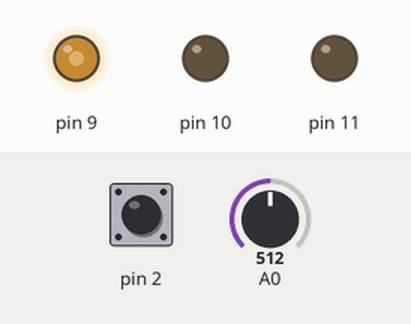
A sketch run on a simulated Arduino Uno, built with avr-gcc and run on an emulated ATmega328P. Parts: output pins drawn as LEDs (lit = HIGH). The test bench sets the inputs (shaded band); at power-on: A0 = 512, pin 2 HIGH. What the sketch prints to the serial monitor is not drawn.

Above: at 1.2 s.
1.3 s: A0 set to 716
At 1.6 s:
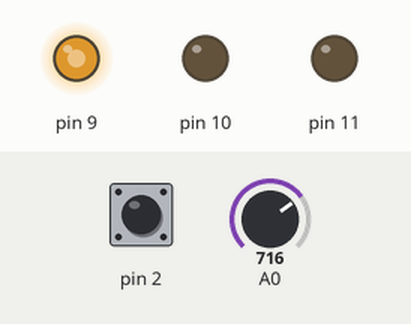
2.8 s: A0 set to 900
At 3.9 s:
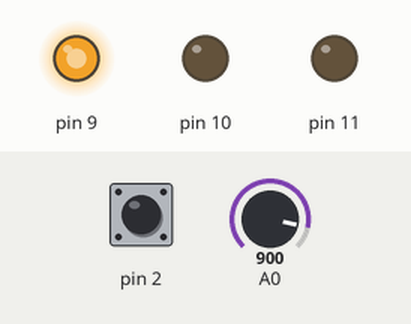
4.3 s: A0 set to 122
At 5.0 s:
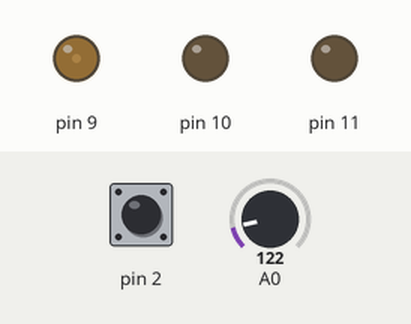
5.8 s: A0 set to 0
At 6.2 s:
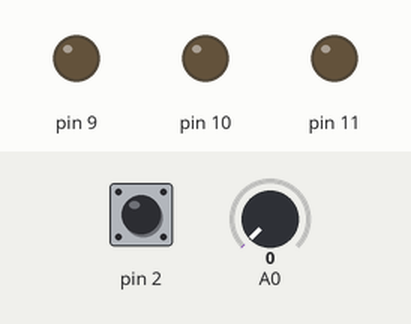
Timing chart, 0 to 8.3 s (numbered marks = the images above; inputs shaded):
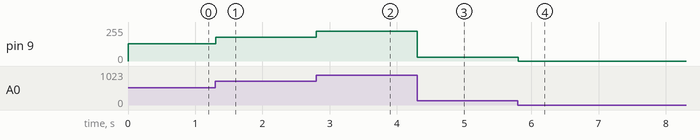

The sketch:

potentiometer.ino
```cpp
void setup(){
  Serial.begin(9600);
  pinMode(9,OUTPUT);
  pinMode(10,OUTPUT);
  pinMode(11,OUTPUT);
  pinMode(2,INPUT_PULLUP);
}
int potval=0;
int state;
void loop(){
  state=digitalRead(2);
  Serial.println(state);
  if(state==HIGH){
    potval=analogRead(A0);
  }
  //only change brightness if button not pressed
  analogWrite(9,potval/4);
}
```

Measured:
- after the input at 1.3 s, pin 9: 128/255 → 179/255 at once
- after the input at 2.8 s, pin 9: 179/255 → 225/255 at once
- after the input at 4.3 s, pin 9: 225/255 → 30/255 at once
- after the input at 5.8 s, pin 9: 30/255 → 0/255 at once
